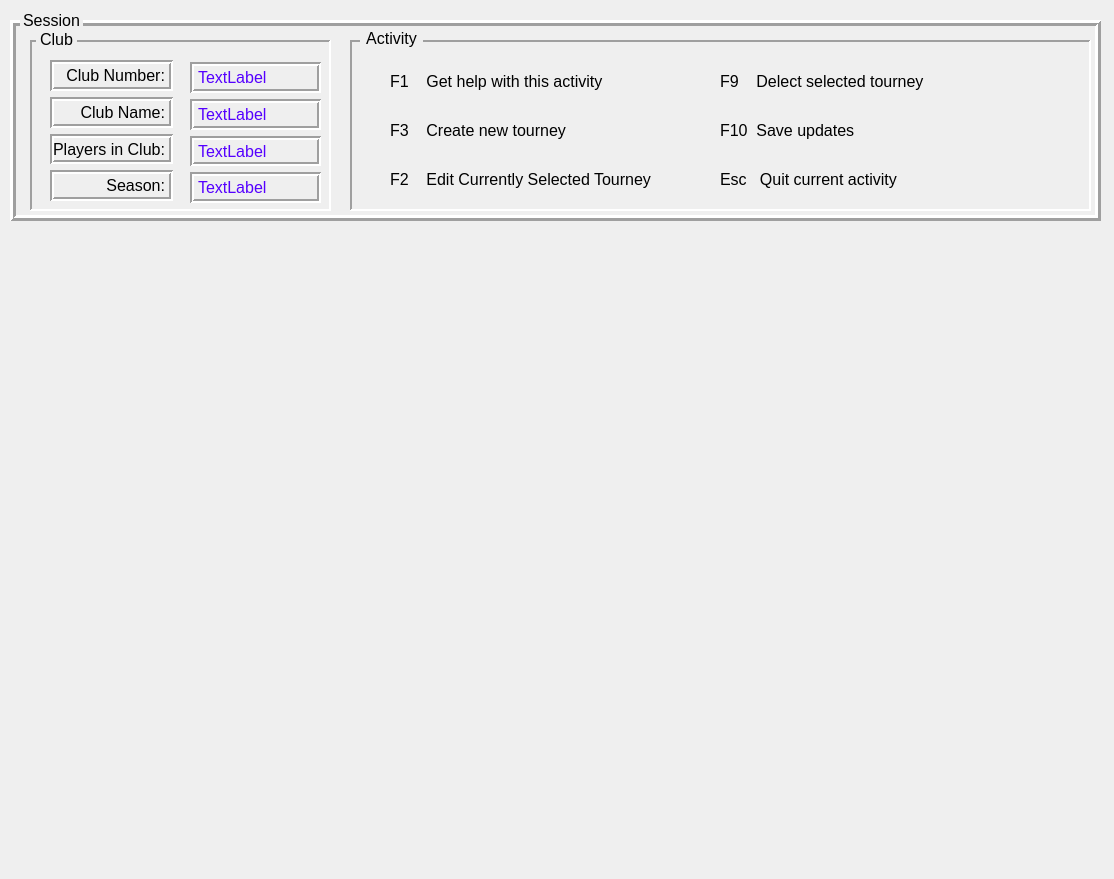
<?xml version="1.0" encoding="UTF-8"?>
<ui version="4.0">
 <class>TourneysActivity</class>
 <widget class="QWidget" name="TourneysActivity">
  <property name="geometry">
   <rect>
    <x>0</x>
    <y>0</y>
    <width>1114</width>
    <height>879</height>
   </rect>
  </property>
  <property name="font">
   <font>
    <pointsize>12</pointsize>
    <fontweight>Medium</fontweight>
   </font>
  </property>
  <property name="windowTitle">
   <string>Cribbage Grass Roots</string>
  </property>
  <widget class="QWidget" name="TopContainer" native="true">
   <property name="geometry">
    <rect>
     <x>0</x>
     <y>0</y>
     <width>1111</width>
     <height>231</height>
    </rect>
   </property>
   <widget class="QFrame" name="sessionPanel">
    <property name="geometry">
     <rect>
      <x>10</x>
      <y>20</y>
      <width>1091</width>
      <height>201</height>
     </rect>
    </property>
    <property name="frameShape">
     <enum>QFrame::Shape::Box</enum>
    </property>
    <property name="frameShadow">
     <enum>QFrame::Shadow::Raised</enum>
    </property>
    <property name="lineWidth">
     <number>3</number>
    </property>
    <widget class="QFrame" name="clubPanel">
     <property name="geometry">
      <rect>
       <x>20</x>
       <y>20</y>
       <width>301</width>
       <height>171</height>
      </rect>
     </property>
     <property name="frameShape">
      <enum>QFrame::Shape::Panel</enum>
     </property>
     <property name="frameShadow">
      <enum>QFrame::Shadow::Sunken</enum>
     </property>
     <property name="lineWidth">
      <number>2</number>
     </property>
     <widget class="QWidget" name="layoutWidget">
      <property name="geometry">
       <rect>
        <x>20</x>
        <y>20</y>
        <width>123</width>
        <height>141</height>
       </rect>
      </property>
      <layout class="QVBoxLayout" name="verticalLayout_3">
       <item>
        <widget class="QLabel" name="clubNumberLabel">
         <property name="frameShape">
          <enum>QFrame::Shape::Box</enum>
         </property>
         <property name="frameShadow">
          <enum>QFrame::Shadow::Sunken</enum>
         </property>
         <property name="lineWidth">
          <number>2</number>
         </property>
         <property name="text">
          <string>Club Number:</string>
         </property>
         <property name="alignment">
          <set>Qt::AlignmentFlag::AlignRight|Qt::AlignmentFlag::AlignTrailing|Qt::AlignmentFlag::AlignVCenter</set>
         </property>
        </widget>
       </item>
       <item>
        <widget class="QLabel" name="clubNameLabel">
         <property name="frameShape">
          <enum>QFrame::Shape::Box</enum>
         </property>
         <property name="frameShadow">
          <enum>QFrame::Shadow::Sunken</enum>
         </property>
         <property name="lineWidth">
          <number>2</number>
         </property>
         <property name="text">
          <string>Club Name:</string>
         </property>
         <property name="alignment">
          <set>Qt::AlignmentFlag::AlignRight|Qt::AlignmentFlag::AlignTrailing|Qt::AlignmentFlag::AlignVCenter</set>
         </property>
        </widget>
       </item>
       <item>
        <widget class="QLabel" name="clubPlayersLabel">
         <property name="frameShape">
          <enum>QFrame::Shape::Box</enum>
         </property>
         <property name="frameShadow">
          <enum>QFrame::Shadow::Sunken</enum>
         </property>
         <property name="lineWidth">
          <number>2</number>
         </property>
         <property name="text">
          <string>Players in Club:</string>
         </property>
         <property name="alignment">
          <set>Qt::AlignmentFlag::AlignRight|Qt::AlignmentFlag::AlignTrailing|Qt::AlignmentFlag::AlignVCenter</set>
         </property>
        </widget>
       </item>
       <item>
        <widget class="QLabel" name="clubSeasonLabel">
         <property name="frameShape">
          <enum>QFrame::Shape::Box</enum>
         </property>
         <property name="frameShadow">
          <enum>QFrame::Shadow::Sunken</enum>
         </property>
         <property name="lineWidth">
          <number>2</number>
         </property>
         <property name="text">
          <string>Season:</string>
         </property>
         <property name="alignment">
          <set>Qt::AlignmentFlag::AlignRight|Qt::AlignmentFlag::AlignTrailing|Qt::AlignmentFlag::AlignVCenter</set>
         </property>
        </widget>
       </item>
      </layout>
     </widget>
     <widget class="QWidget" name="layoutWidget">
      <property name="geometry">
       <rect>
        <x>160</x>
        <y>22</y>
        <width>131</width>
        <height>141</height>
       </rect>
      </property>
      <layout class="QVBoxLayout" name="verticalLayout_4">
       <item>
        <widget class="QLabel" name="clubNumber">
         <property name="styleSheet">
          <string notr="true">color: rgb(85, 0, 255);
font: 700 11pt &quot;Segoe UI&quot;;</string>
         </property>
         <property name="frameShape">
          <enum>QFrame::Shape::Box</enum>
         </property>
         <property name="frameShadow">
          <enum>QFrame::Shadow::Sunken</enum>
         </property>
         <property name="lineWidth">
          <number>2</number>
         </property>
         <property name="text">
          <string>TextLabel</string>
         </property>
        </widget>
       </item>
       <item>
        <widget class="QLabel" name="clubName">
         <property name="styleSheet">
          <string notr="true">color: rgb(85, 0, 255);
font: 700 11pt &quot;Segoe UI&quot;;</string>
         </property>
         <property name="frameShape">
          <enum>QFrame::Shape::Box</enum>
         </property>
         <property name="frameShadow">
          <enum>QFrame::Shadow::Sunken</enum>
         </property>
         <property name="lineWidth">
          <number>2</number>
         </property>
         <property name="text">
          <string>TextLabel</string>
         </property>
        </widget>
       </item>
       <item>
        <widget class="QLabel" name="clubPlayers">
         <property name="styleSheet">
          <string notr="true">color: rgb(85, 0, 255);
font: 700 11pt &quot;Segoe UI&quot;;</string>
         </property>
         <property name="frameShape">
          <enum>QFrame::Shape::Box</enum>
         </property>
         <property name="frameShadow">
          <enum>QFrame::Shadow::Sunken</enum>
         </property>
         <property name="lineWidth">
          <number>2</number>
         </property>
         <property name="text">
          <string>TextLabel</string>
         </property>
        </widget>
       </item>
       <item>
        <widget class="QLabel" name="clubSeason">
         <property name="styleSheet">
          <string notr="true">color: rgb(85, 0, 255);
font: 700 11pt &quot;Segoe UI&quot;;</string>
         </property>
         <property name="frameShape">
          <enum>QFrame::Shape::Box</enum>
         </property>
         <property name="frameShadow">
          <enum>QFrame::Shadow::Sunken</enum>
         </property>
         <property name="lineWidth">
          <number>2</number>
         </property>
         <property name="text">
          <string>TextLabel</string>
         </property>
        </widget>
       </item>
      </layout>
     </widget>
    </widget>
    <widget class="QFrame" name="tourneyActivityPanel">
     <property name="geometry">
      <rect>
       <x>340</x>
       <y>20</y>
       <width>741</width>
       <height>171</height>
      </rect>
     </property>
     <property name="frameShape">
      <enum>QFrame::Shape::Panel</enum>
     </property>
     <property name="frameShadow">
      <enum>QFrame::Shadow::Sunken</enum>
     </property>
     <property name="lineWidth">
      <number>2</number>
     </property>
     <widget class="QWidget" name="layoutWidget">
      <property name="geometry">
       <rect>
        <x>40</x>
        <y>20</y>
        <width>311</width>
        <height>141</height>
       </rect>
      </property>
      <layout class="QVBoxLayout" name="verticalLayout_5">
       <item>
        <widget class="QLabel" name="playersF1ActivityLabel">
         <property name="text">
          <string>F1    Get help with this activity</string>
         </property>
        </widget>
       </item>
       <item>
        <widget class="QLabel" name="playersF3ActivityLabel">
         <property name="text">
          <string>F3    Create new tourney</string>
         </property>
        </widget>
       </item>
       <item>
        <widget class="QLabel" name="playersF2ActivityLabel">
         <property name="text">
          <string>F2    Edit Currently Selected Tourney</string>
         </property>
        </widget>
       </item>
      </layout>
     </widget>
     <widget class="QWidget" name="verticalLayoutWidget">
      <property name="geometry">
       <rect>
        <x>370</x>
        <y>20</y>
        <width>331</width>
        <height>141</height>
       </rect>
      </property>
      <layout class="QVBoxLayout" name="verticalLayout">
       <item>
        <widget class="QLabel" name="playersF9ActivityLabel">
         <property name="text">
          <string>F9    Delect selected tourney</string>
         </property>
        </widget>
       </item>
       <item>
        <widget class="QLabel" name="playersF10ActivityLabel">
         <property name="text">
          <string>F10  Save updates</string>
         </property>
        </widget>
       </item>
       <item>
        <widget class="QLabel" name="playersEscActivityLabel">
         <property name="text">
          <string>Esc   Quit current activity</string>
         </property>
        </widget>
       </item>
      </layout>
     </widget>
    </widget>
    <widget class="QLabel" name="clubFrameLabel">
     <property name="geometry">
      <rect>
       <x>26</x>
       <y>9</y>
       <width>41</width>
       <height>20</height>
      </rect>
     </property>
     <property name="autoFillBackground">
      <bool>true</bool>
     </property>
     <property name="styleSheet">
      <string notr="true">opacity : 255</string>
     </property>
     <property name="text">
      <string>Club</string>
     </property>
     <property name="alignment">
      <set>Qt::AlignmentFlag::AlignCenter</set>
     </property>
    </widget>
    <widget class="QLabel" name="activityFrameLabel">
     <property name="geometry">
      <rect>
       <x>350</x>
       <y>8</y>
       <width>63</width>
       <height>20</height>
      </rect>
     </property>
     <property name="autoFillBackground">
      <bool>true</bool>
     </property>
     <property name="styleSheet">
      <string notr="true">opacity: 1.0;</string>
     </property>
     <property name="text">
      <string>Activity</string>
     </property>
     <property name="alignment">
      <set>Qt::AlignmentFlag::AlignCenter</set>
     </property>
    </widget>
   </widget>
   <widget class="QLabel" name="SessionFrameLabel">
    <property name="geometry">
     <rect>
      <x>20</x>
      <y>10</y>
      <width>63</width>
      <height>20</height>
     </rect>
    </property>
    <property name="font">
     <font>
      <pointsize>12</pointsize>
      <fontweight>Medium</fontweight>
     </font>
    </property>
    <property name="autoFillBackground">
     <bool>true</bool>
    </property>
    <property name="text">
     <string>Session</string>
    </property>
    <property name="alignment">
     <set>Qt::AlignmentFlag::AlignCenter</set>
    </property>
   </widget>
  </widget>
 </widget>
 <resources/>
 <connections/>
</ui>
